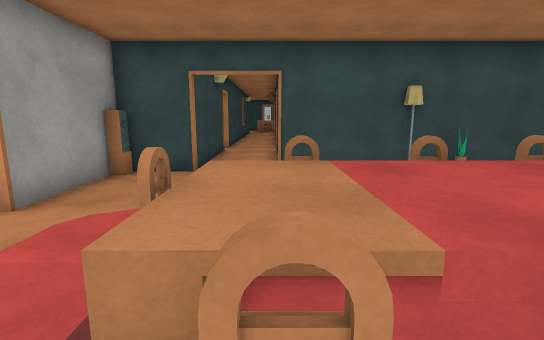
View 1 (above)

24 first-person views from a walk through a 3-D level made in the Unity game engine. The camera is 1.5 m above the floor, tilts 10° down and sees 85° across. The floor is counted in squares, 1 m on a side. Each view is taken from the middle of a square. On the plan, view 1 faces up. The plan holds only what a view shows up to about 15 squares ahead; the rest is blank. The place goes on beyond the plan. The player is left out. Some animated figures are not drawn. Some surface patterns are stand-ins.

View 2
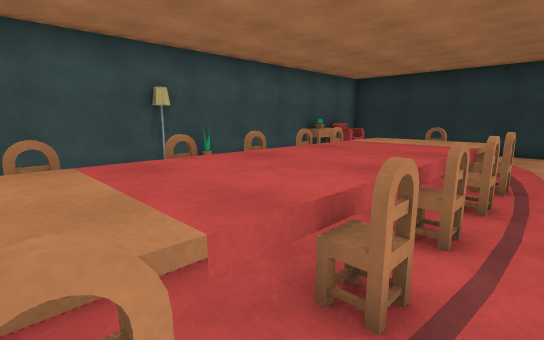

View 3
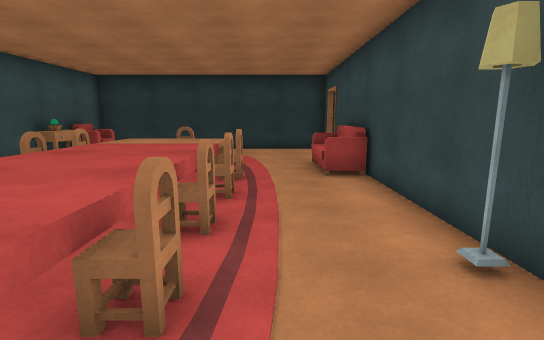

View 4
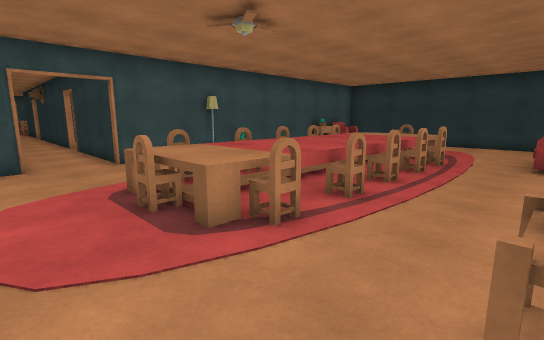

View 5
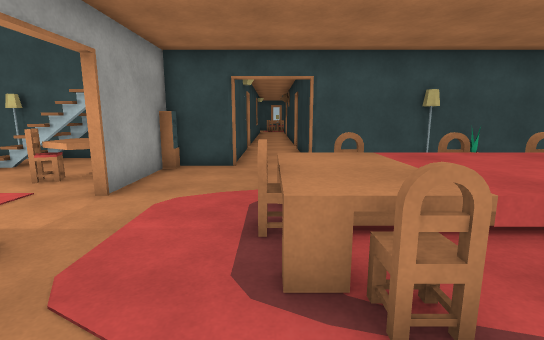

View 6
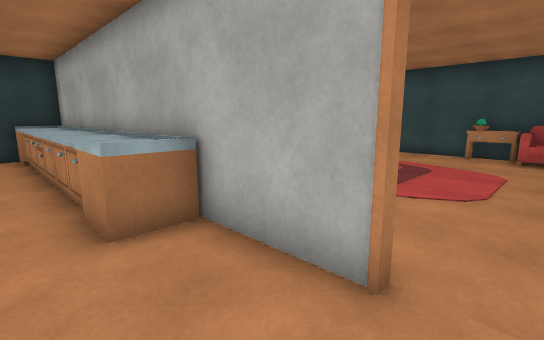

View 7
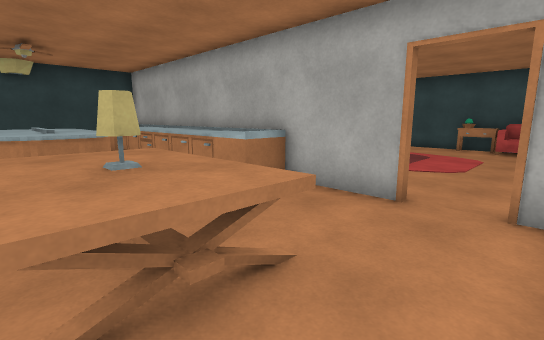

View 8
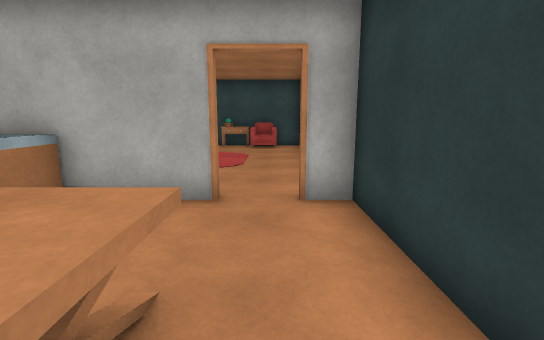

View 9
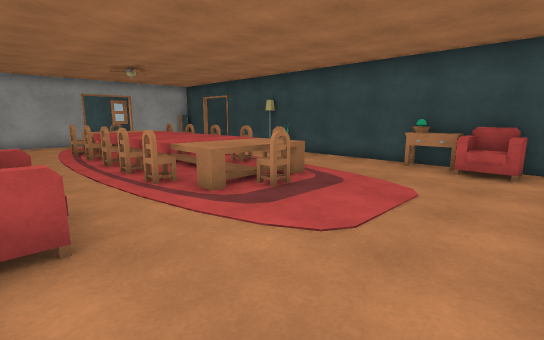

View 10
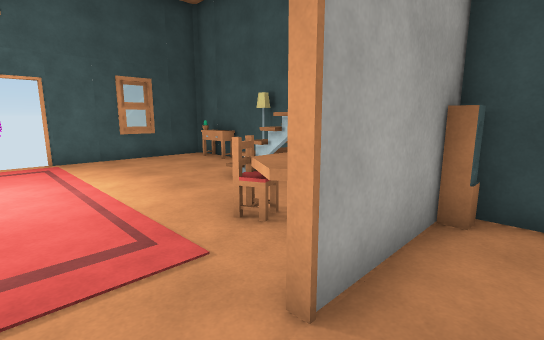

View 11
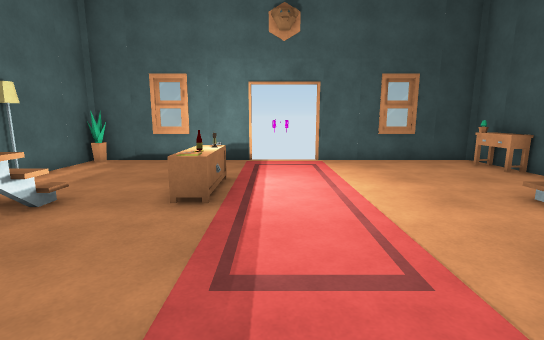

View 12
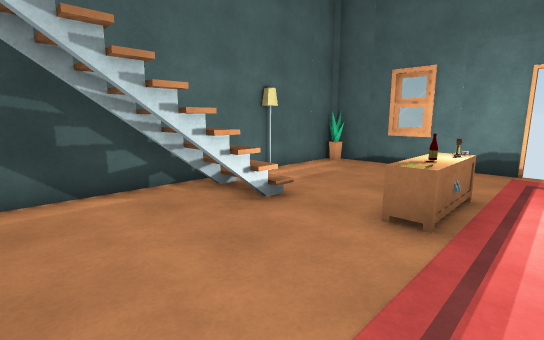

View 13
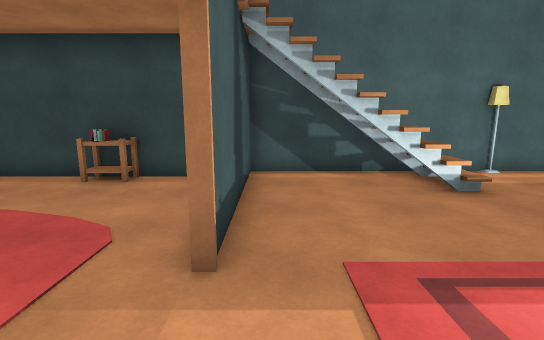

View 14
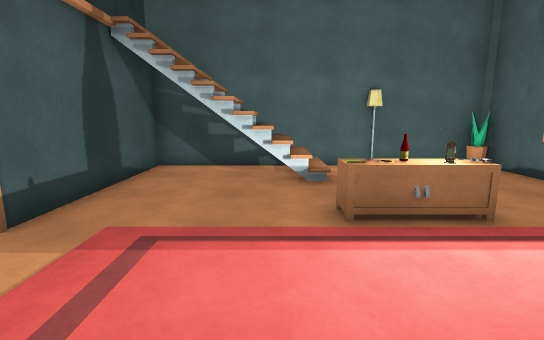

View 15
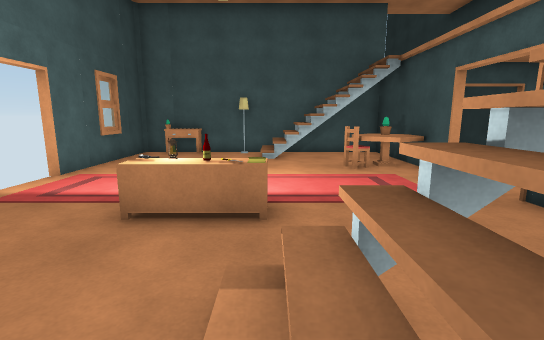

View 16
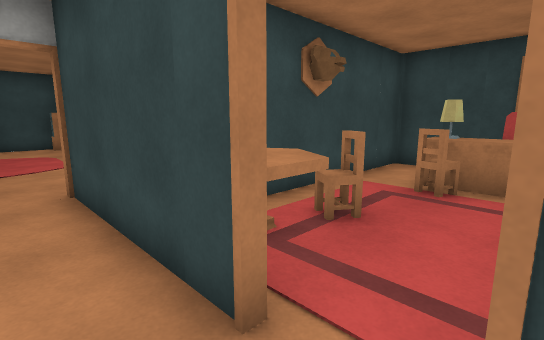

View 17
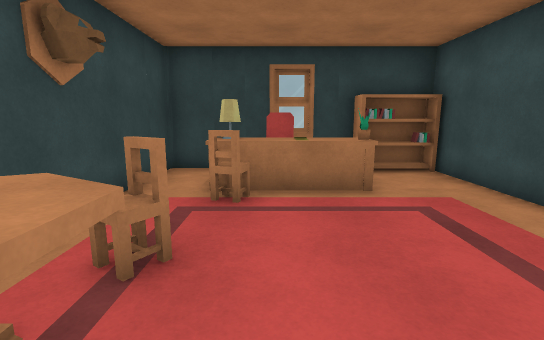

View 18
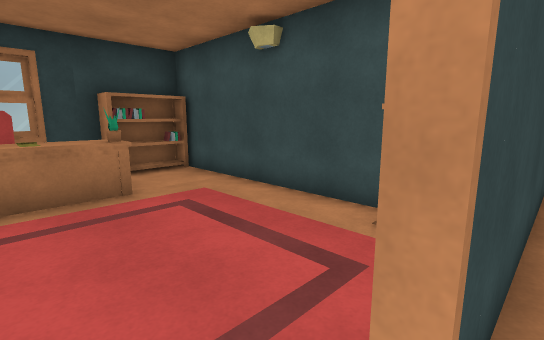

View 19
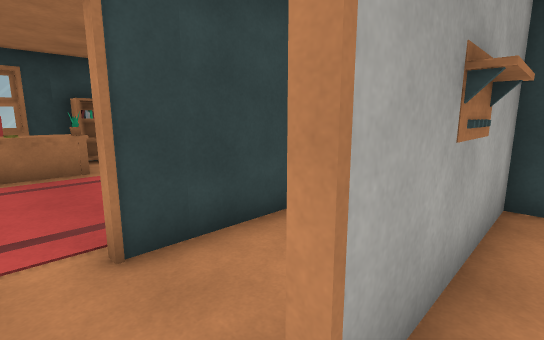

View 20
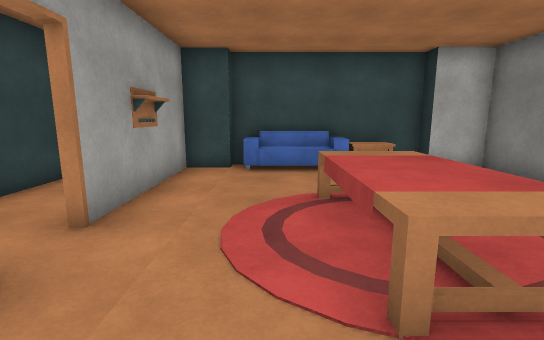

View 21
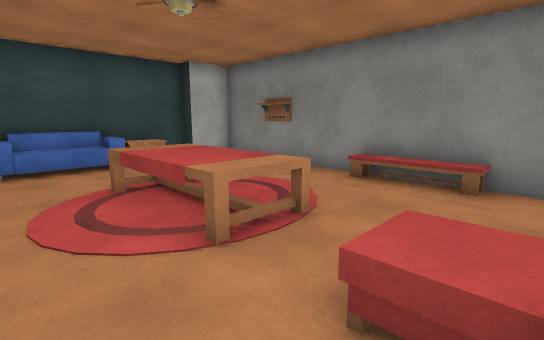

View 22
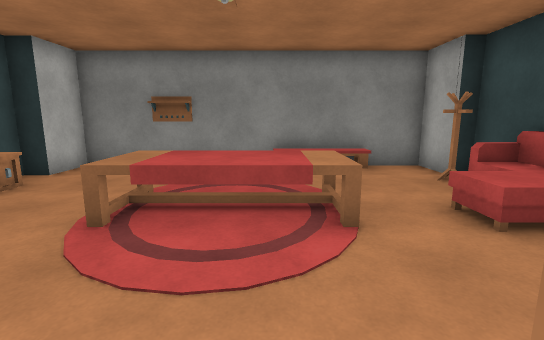

View 23
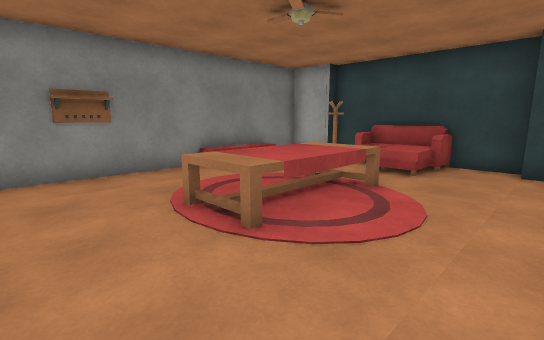

View 24
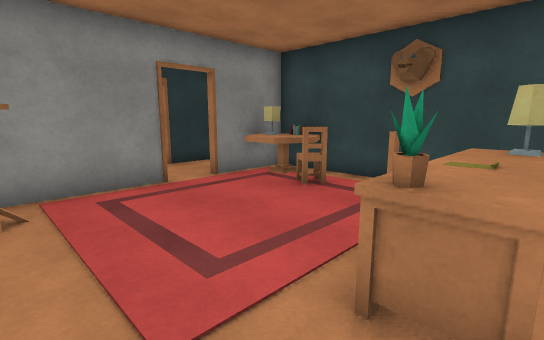

### Floor plan
Key: @ floor where view 1 was taken; # wall or solid block; x gap in a wall; . floor; / step, stairs or slope; ^ raised ledge; S sofa; P plant; C chair; B bookshelf; T table; A cabinet; R drawers; L bottle; K books; E desk; F speaker; G rack; O other object.
Columns run from 15 left of view 1 to 15 right of it. Each row starts with its distance up from view 1.
 20              # ##SSSSO.###
 19     ########## #.........#
 18     BB.....GG# #.........#
 17     BO.......#.#.........#
 16     #BEP.   .#.#...TT....#
 15     #OEE.   .#.#...TT ...#
 14     #OEE    .......TT ...#
 13     #.ECC CTT#.#...TT...O#
 12     #......OO#.#........O#
 11     ##########.#...SS....#
 10 ##O###########.#...SSSG..#
  9 #.....//   ###.####SS#####   ##
  8 #.....///  ##...    P.....PCC.#
  7 #........TO#.....   . .....CC.#
  6 #.......OTT#.....   .  .......#
  5 #..........#...     .CC.......#
  4  .............^CCCCC^CCC^.....#
  3  ....L........C^^^^^^^^^C.....#
  2 x...OOO....#..^^^^^^^^^^^.....#
  1 #...OOO....#...C.C.C.CC.......#
  0 #..........#...@..............#
 -1 #.....///..#..................#
 -2 #.....// ..F.KB........SSS....#
 -3 #P....////.####AAAARAAAAA###.##
 -4 ############  ##AARRAAAAA.....#
 -5                #..............#
 -6                # OOOAA  TTTT..#
 -7                # OOOAA  TTTT.
 -8                   OOAA  TTTT..

Positions as (right, up) in squares from view 1, and headings:
1: (0, 0), facing up
2: (0, 0), facing up-right
3: (0, 0), facing right
4: (-3, -2), facing up-right
5: (-1, -1), facing up
6: (13, -5), facing up-left
7: (14, -8), facing up-left
8: (13, -8), facing up
9: (14, -2), facing up-left
10: (-3, 3), facing up-left
11: (-4, 3), facing left
12: (-5, 3), facing down-left
13: (-5, 5), facing down
14: (-8, 6), facing down
15: (-9, -3), facing up
16: (-1, 15), facing down-left
17: (-2, 14), facing left
18: (-2, 14), facing up-left
19: (1, 14), facing up-left
20: (3, 11), facing up
21: (2, 10), facing up-right
22: (0, 14), facing right
23: (1, 19), facing down-right
24: (-9, 18), facing down-right
